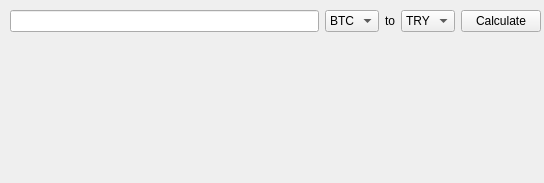
<?xml version="1.0" encoding="UTF-8"?>
<ui version="4.0">
 <class>Form</class>
 <widget class="QWidget" name="Form">
  <property name="geometry">
   <rect>
    <x>0</x>
    <y>0</y>
    <width>544</width>
    <height>183</height>
   </rect>
  </property>
  <property name="sizePolicy">
   <sizepolicy hsizetype="Fixed" vsizetype="Fixed">
    <horstretch>0</horstretch>
    <verstretch>0</verstretch>
   </sizepolicy>
  </property>
  <property name="windowTitle">
   <string>Form</string>
  </property>
  <widget class="QWidget" name="">
   <property name="geometry">
    <rect>
     <x>10</x>
     <y>10</y>
     <width>531</width>
     <height>171</height>
    </rect>
   </property>
   <layout class="QVBoxLayout" name="verticalLayout">
    <item>
     <layout class="QHBoxLayout" name="horizontalLayout">
      <item>
       <widget class="QLineEdit" name="amount"/>
      </item>
      <item>
       <widget class="QComboBox" name="currency1">
        <item>
         <property name="text">
          <string>BTC</string>
         </property>
        </item>
       </widget>
      </item>
      <item>
       <widget class="QLabel" name="label">
        <property name="text">
         <string>to</string>
        </property>
       </widget>
      </item>
      <item>
       <widget class="QComboBox" name="currency2">
        <item>
         <property name="text">
          <string>TRY</string>
         </property>
        </item>
       </widget>
      </item>
      <item>
       <widget class="QPushButton" name="pushButton">
        <property name="text">
         <string>Calculate</string>
        </property>
       </widget>
      </item>
     </layout>
    </item>
    <item>
     <widget class="QLabel" name="total">
      <property name="font">
       <font>
        <pointsize>25</pointsize>
       </font>
      </property>
      <property name="text">
       <string/>
      </property>
      <property name="alignment">
       <set>Qt::AlignCenter</set>
      </property>
     </widget>
    </item>
    <item>
     <widget class="QLabel" name="date">
      <property name="font">
       <font>
        <pointsize>15</pointsize>
       </font>
      </property>
      <property name="text">
       <string/>
      </property>
      <property name="alignment">
       <set>Qt::AlignCenter</set>
      </property>
     </widget>
    </item>
   </layout>
  </widget>
 </widget>
 <resources/>
 <connections/>
</ui>
